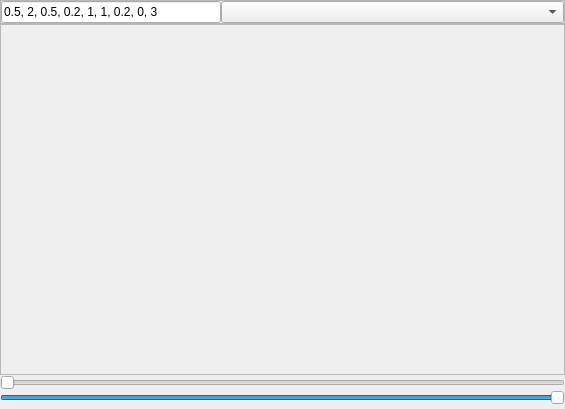
<?xml version="1.0" encoding="UTF-8"?>
<ui version="4.0">
 <class>MainWindow</class>
 <widget class="QMainWindow" name="MainWindow">
  <property name="geometry">
   <rect>
    <x>0</x>
    <y>0</y>
    <width>565</width>
    <height>409</height>
   </rect>
  </property>
  <property name="windowTitle">
   <string>MainWindow</string>
  </property>
  <widget class="QWidget" name="centralwidget">
   <layout class="QVBoxLayout" name="verticalLayout">
    <property name="spacing">
     <number>0</number>
    </property>
    <property name="leftMargin">
     <number>0</number>
    </property>
    <property name="topMargin">
     <number>0</number>
    </property>
    <property name="rightMargin">
     <number>0</number>
    </property>
    <property name="bottomMargin">
     <number>4</number>
    </property>
    <item>
     <widget class="QFrame" name="frame">
      <property name="frameShape">
       <enum>QFrame::StyledPanel</enum>
      </property>
      <property name="frameShadow">
       <enum>QFrame::Raised</enum>
      </property>
      <property name="class" stdset="0">
       <string>deep</string>
      </property>
      <layout class="QHBoxLayout" name="horizontalLayout_10">
       <property name="spacing">
        <number>0</number>
       </property>
       <property name="margin">
        <number>0</number>
       </property>
       <item>
        <widget class="QLineEdit" name="heightEdit">
         <property name="maximumSize">
          <size>
           <width>220</width>
           <height>16777215</height>
          </size>
         </property>
         <property name="text">
          <string>0.5, 2, 0.5, 0.2, 1, 1, 0.2, 0, 3</string>
         </property>
        </widget>
       </item>
       <item>
        <widget class="QComboBox" name="shaderCombo"/>
       </item>
      </layout>
     </widget>
    </item>
    <item>
     <widget class="QFrame" name="frame_4">
      <property name="sizePolicy">
       <sizepolicy hsizetype="MinimumExpanding" vsizetype="MinimumExpanding">
        <horstretch>0</horstretch>
        <verstretch>0</verstretch>
       </sizepolicy>
      </property>
      <property name="frameShape">
       <enum>QFrame::StyledPanel</enum>
      </property>
      <property name="frameShadow">
       <enum>QFrame::Raised</enum>
      </property>
      <layout class="QHBoxLayout" name="cumulativeLayout">
       <property name="spacing">
        <number>0</number>
       </property>
       <property name="margin">
        <number>0</number>
       </property>
      </layout>
     </widget>
    </item>
    <item>
     <widget class="QSlider" name="horizontalSlider">
      <property name="maximum">
       <number>8192</number>
      </property>
      <property name="orientation">
       <enum>Qt::Horizontal</enum>
      </property>
     </widget>
    </item>
    <item>
     <widget class="QSlider" name="horizontalSlider_2">
      <property name="maximum">
       <number>8192</number>
      </property>
      <property name="value">
       <number>8192</number>
      </property>
      <property name="orientation">
       <enum>Qt::Horizontal</enum>
      </property>
     </widget>
    </item>
   </layout>
  </widget>
 </widget>
 <resources/>
 <connections>
  <connection>
   <sender>shaderCombo</sender>
   <signal>currentIndexChanged(QString)</signal>
   <receiver>MainWindow</receiver>
   <slot>setShader(QString)</slot>
   <hints>
    <hint type="sourcelabel">
     <x>467</x>
     <y>21</y>
    </hint>
    <hint type="destinationlabel">
     <x>572</x>
     <y>18</y>
    </hint>
   </hints>
  </connection>
  <connection>
   <sender>heightEdit</sender>
   <signal>textChanged(QString)</signal>
   <receiver>MainWindow</receiver>
   <slot>setColormap(QString)</slot>
   <hints>
    <hint type="sourcelabel">
     <x>177</x>
     <y>15</y>
    </hint>
    <hint type="destinationlabel">
     <x>-30</x>
     <y>45</y>
    </hint>
   </hints>
  </connection>
  <connection>
   <sender>horizontalSlider</sender>
   <signal>valueChanged(int)</signal>
   <receiver>MainWindow</receiver>
   <slot>setPositionLeft(int)</slot>
   <hints>
    <hint type="sourcelabel">
     <x>376</x>
     <y>355</y>
    </hint>
    <hint type="destinationlabel">
     <x>385</x>
     <y>439</y>
    </hint>
   </hints>
  </connection>
  <connection>
   <sender>horizontalSlider_2</sender>
   <signal>valueChanged(int)</signal>
   <receiver>MainWindow</receiver>
   <slot>setPositionRight(int)</slot>
   <hints>
    <hint type="sourcelabel">
     <x>496</x>
     <y>389</y>
    </hint>
    <hint type="destinationlabel">
     <x>515</x>
     <y>420</y>
    </hint>
   </hints>
  </connection>
 </connections>
 <slots>
  <slot>setShader(QString)</slot>
  <slot>setColormap(QString)</slot>
  <slot>setPositionLeft(int)</slot>
  <slot>setPositionRight(int)</slot>
 </slots>
</ui>
